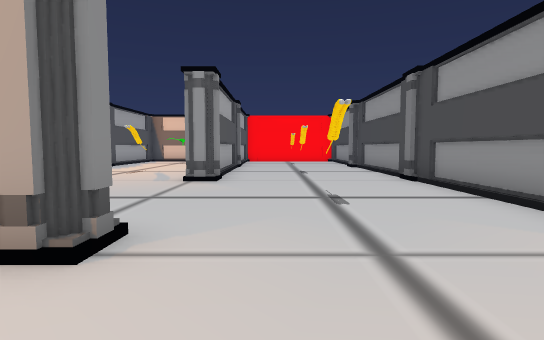
[1] (above)

19 first-person views from a walk through a Unity game level. The camera is 1.5 m above the floor, tilts 4° down and sees 80° across. The floor is counted in squares, 2 m on a side. Each view is taken from the middle of a square. On the plan, view 1 faces up. The plan holds only what a view shows up to about 11 squares ahead; the rest is blank. The player is left out. Some surface patterns are stand-ins.

[2]
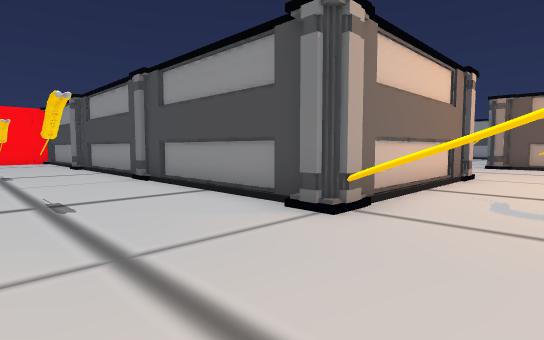

[3]
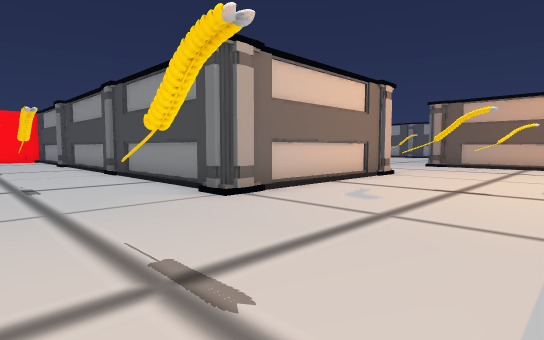

[4]
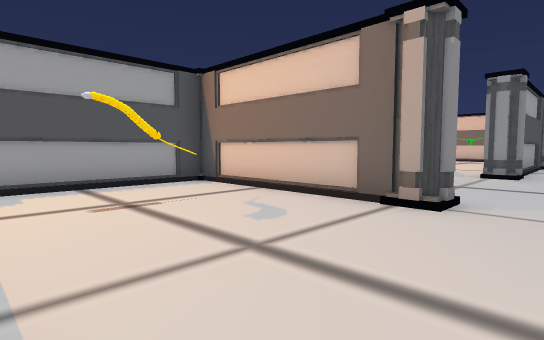

[5]
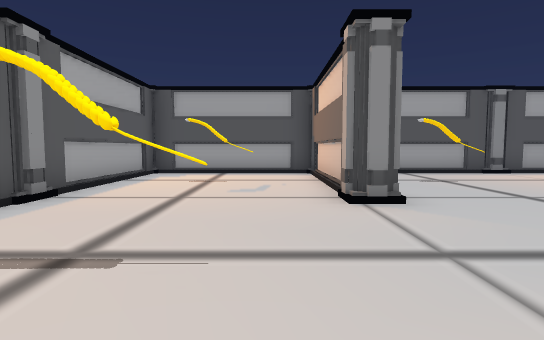

[6]
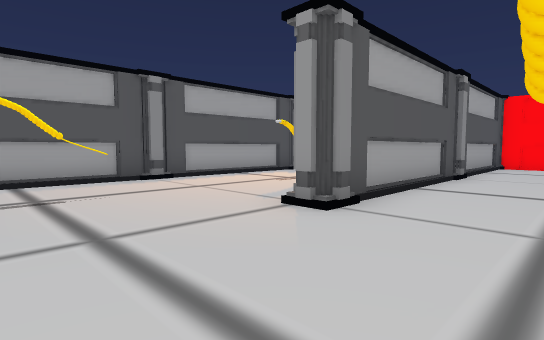

[7]
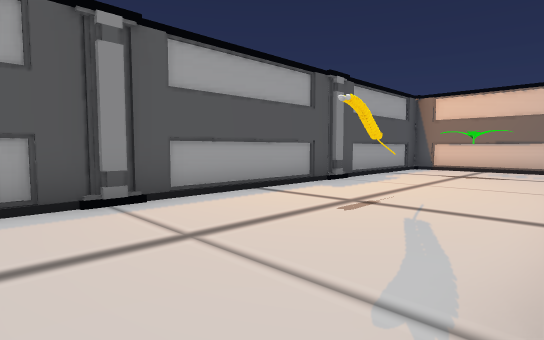

[8]
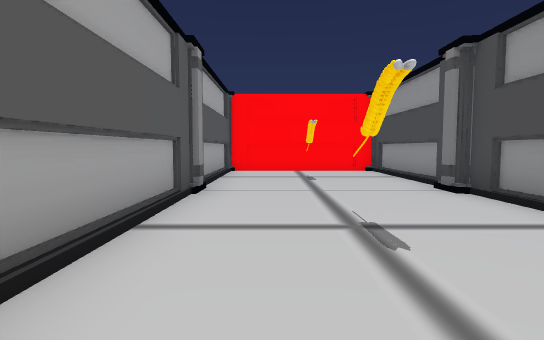

[9]
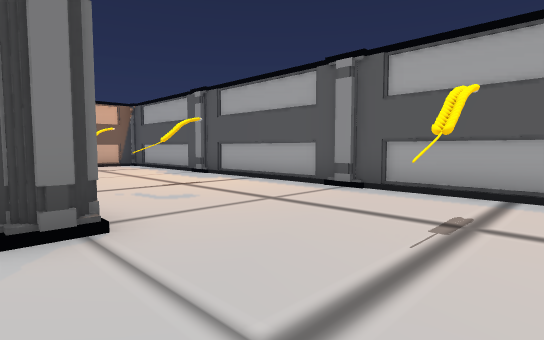

[10]
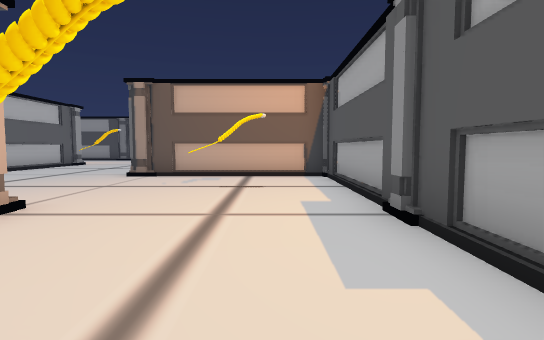

[11]
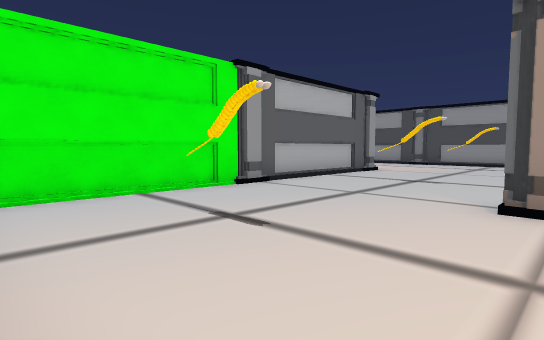

[12]
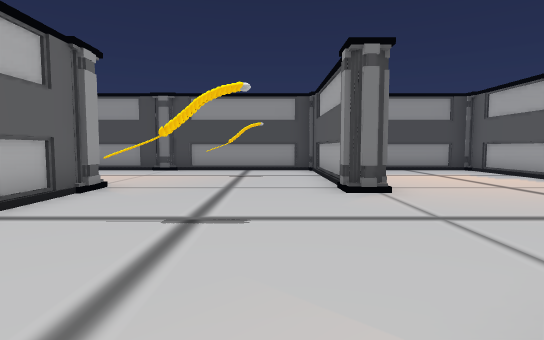

[13]
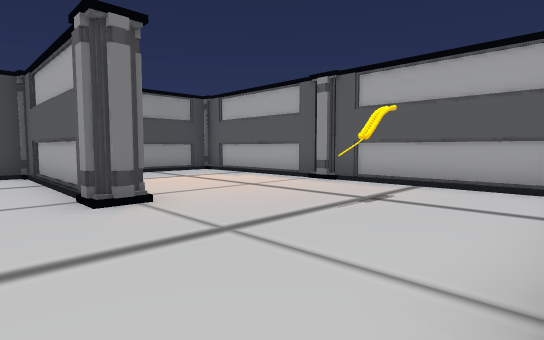

[14]
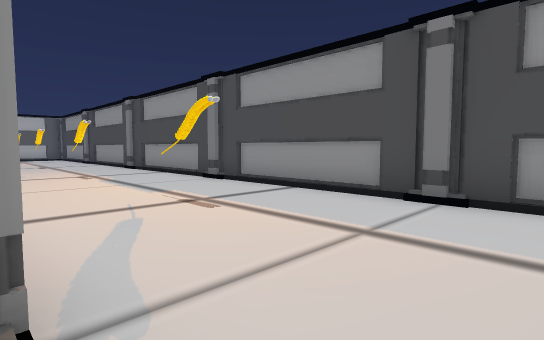

[15]
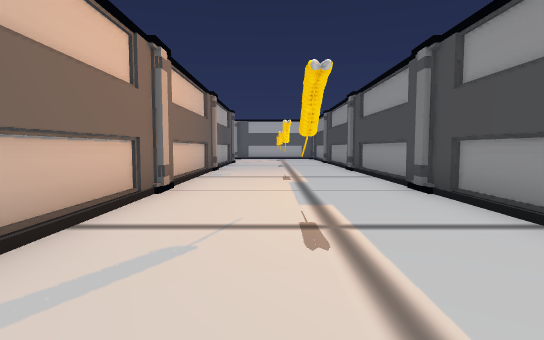

[16]
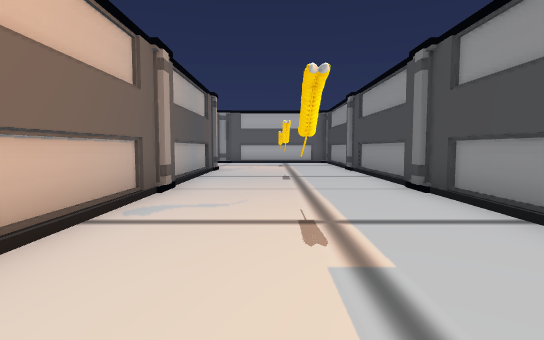

[17]
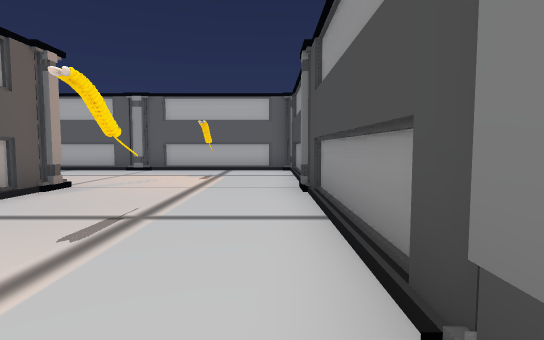

[18]
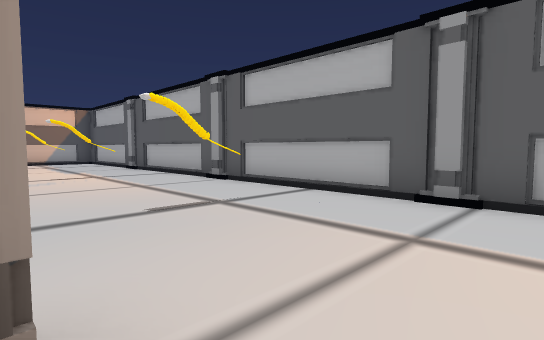

[19]
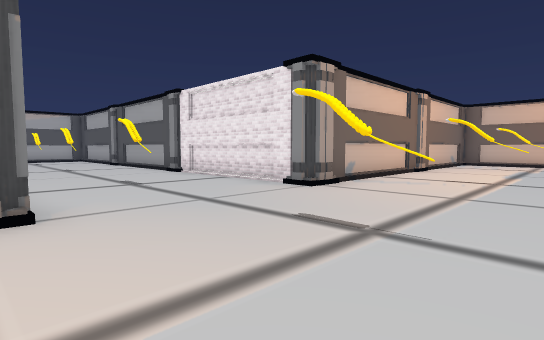

### Floor plan
Key: @ floor where view 1 was taken; # wall or solid block; . floor; / step, stairs or slope; = window, fence, low wall or low ledge.
Columns run from 7 left of view 1 to 24 right of it. Each row starts with its distance up from view 1.
 28                 ################
 27                 ...............#
 26               ....#....=.... ..#
 25               .................
 24               .................
 23                #######....#....#
 22                      #....#....#
 21                      #.#..#.#..#
 20                      #....#....#
 19                      #....#....#
 18 ############         #....#....#
 17 #....#.....#         #....#....#
 16 #....#.. ..#              #.#..#
 15 #....#.....#              #....#
 14 #....#.....#              #....#
 13 #....#....##              #....#
 12 #....#..../#              #....#
 11 #..#.#..#./#              #.#..#
 10 #....#..../#              #....#
  9 #....#..../#              #....#
  8 #....#..../#    ###########....#
  7 #........./#    ....///////....#
  6 #........./#    /..............#
  5 #..#....#./#    /.#....=....#..#
  4   ......../#    /..............#
  3 ######..../#####/.........######
  2 #.........##/////....#.....
  1 #....................#........
  0 #..#...@#....#....#..#.=.......#
 -1 #....................#.........#
 -2 #....................#.........#
 -3 ################################

Where each view was taken, in squares from view 1:
view 1: 0 up, 0 right, facing up
view 2: 0 up, 0 right, facing up-right
view 3: 2 down, 0 right, facing up-right
view 4: 2 down, 0 right, facing up-left
view 5: 1 up, 3 right, facing left
view 6: 4 up, 1 right, facing up-left
view 7: 6 up, 2 left, facing up-left
view 8: 7 up, 0 right, facing up
view 9: 3 up, 0 right, facing down-right
view 10: 1 down, 5 right, facing right
view 11: 2 up, 9 right, facing up-right
view 12: 4 up, 13 right, facing right
view 13: 4 up, 14 right, facing down-right
view 14: 6 up, 19 right, facing up-right
view 15: 7 up, 21 right, facing up
view 16: 12 up, 21 right, facing up
view 17: 17 up, 23 right, facing up
view 18: 23 up, 20 right, facing up-left
view 19: 27 up, 19 right, facing down-left
